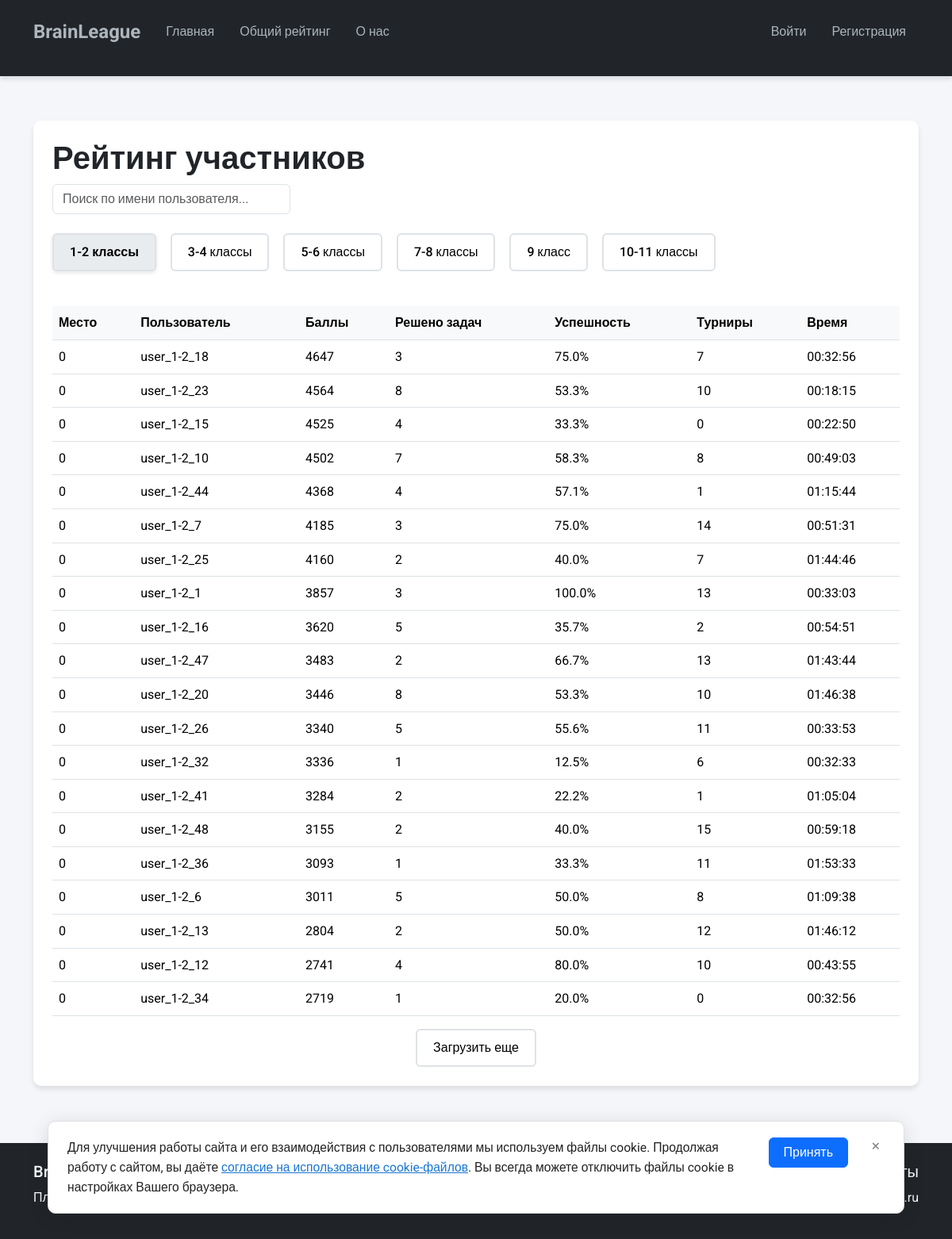
The page /rating on the database its author committed.
### app.py (models this page shows, shortened)
class User(UserMixin, db.Model):
    id = db.Column(db.Integer, primary_key=True)
    username = db.Column(db.String(80), unique=True, nullable=False, index=True)
    email = db.Column(db.String(120), unique=True, nullable=False)
    hashed_password = db.Column(db.String(128), nullable=False, index=True)
    phone = db.Column(db.String(20), unique=True, nullable=True)
    parent_name = db.Column(db.String(100), nullable=True)
    grade = db.Column(db.Integer, nullable=True)
    is_admin = db.Column(db.Boolean, default=False)
    is_active = db.Column(db.Boolean, default=False, index=True)
    is_blocked = db.Column(db.Boolean, default=False, index=True)
    block_reason = db.Column(db.Text, nullable=True)
    email_confirmation_token = db.Column(db.String(100), unique=True, nullable=True, index=True)
    session_token = db.Column(db.String(100), unique=True, nullable=True, index=True)
    temp_password = db.Column(db.String(128), nullable=True)
    reset_password_token = db.Column(db.String(100), unique=True, nullable=True, index=True)
    reset_password_token_expires = db.Column(db.DateTime, nullable=True)
    category = db.Column(db.String(50), nullable=True, index=True)
    category_rank = db.Column(db.Integer, nullable=True, index=True)
    balance = db.Column(db.Integer, default=0)
    tickets = db.Column(db.Integer, default=0)
    tournaments_count = db.Column(db.Integer, default=0)
    total_tournament_time = db.Column(db.Integer, default=0)
    created_at = db.Column(db.DateTime, default=datetime.utcnow)
    updated_at = db.Column(db.DateTime, default=datetime.utcnow, onupdate=datetime.utcnow)
    tournaments = db.relationship('Tournament',
                                secondary='tournament_participation',
                                back_populates='participants',
                                lazy='dynamic',
                                overlaps="tournament_participations")
    tournament_participations = db.relationship('TournamentParticipation',
                                             back_populates='user',
                                             cascade='all, delete-orphan',
                                             overlaps="tournaments,participants")

### app.py (the view, shortened to what this page needs)
@app.route('/rating')
def rating():
    page = request.args.get('page', 1, type=int)
    per_page = 20  # количество пользователей на страницу для каждой категории
    from sqlalchemy import func, case
    users_by_category = {}
    categories = ['1-2', '3-4', '5-6', '7-8', '9', '10-11']
    for category in categories:
        users_stats = (
            db.session.query(
                User,
                func.count(SolvedTask.id).label('solved_tasks_count'),
                func.sum(case((SolvedTask.is_correct == True, 1), else_=0)).label('correct_tasks_count')
            )
            .outerjoin(SolvedTask, User.id == SolvedTask.user_id)
            .filter(User.is_admin == False, User.category == category)
            .group_by(User.id)
            .order_by(User.balance.desc())
            .limit(per_page)
            .offset((page - 1) * per_page)
            .all()
        )
        users = []
        for user, solved_tasks_count, correct_tasks_count in users_stats:
            user.solved_tasks_count = correct_tasks_count or 0
            user.success_rate = round((correct_tasks_count / solved_tasks_count * 100) if solved_tasks_count else 0, 1)
            users.append(user)
        users_by_category[category] = {
            'users': users,
            'has_next': len(users) == per_page
        }
    user_rank = None
    if current_user.is_authenticated and not current_user.is_admin:
        user_rank = get_user_rank(current_user.id)
    return render_template('rating.html',
                         users_by_category=users_by_category,
                         user_rank=user_rank)

### app.py (called while the page is built)
@app.before_request
def before_request():
    thread_local.db = db.create_scoped_session()
    update_tournament_status()
    if current_user.is_authenticated:
        if not check_user_activity():
            logout_user()
            flash('Ваша сессия была завершена из-за длительного отсутствия активности', 'warning')
            return redirect(url_for('login'))
        update_user_activity()

@app.teardown_request
def teardown_request(exception=None):
    if hasattr(thread_local, 'db'):
        thread_local.db.remove()

@app.teardown_appcontext
def shutdown_session(exception=None):
    db.session.remove()

def update_tournament_status():
    now = datetime.utcnow() + timedelta(hours=3)  # Московское время
    tournaments = Tournament.query.filter(Tournament.status != 'finished').all()
    for tournament in tournaments:
        if tournament.start_date <= now and now <= tournament.start_date + timedelta(minutes=tournament.duration):
            tournament.status = 'started'
        elif now > tournament.start_date + timedelta(minutes=tournament.duration):
            tournament.status = 'finished'
    db.session.commit()

@app.after_request
def after_request(response):
    if response.status_code == 200 and request.endpoint in ['submit_answer', 'buy_tickets', 'use_tickets']:
        update_category_ranks()
    return response

### templates/rating.html (shortened to what this page needs)
{% extends "base.html" %}
{% block content %}
<div class="container mt-4">
    <div class="card">
        <div class="card-body">
            <h2 class="card-title mb-4">Рейтинг участников</h2>
            <div class="mb-4">
                <input type="text" id="searchInput" class="form-control" placeholder="Поиск по имени пользователя...">
            </div>
            <div class="nav nav-pills mb-4" id="categoryTabs" role="tablist">
                <button class="btn btn-outline-primary me-2 active" data-category="1-2" role="tab">1-2 классы</button>
                <button class="btn btn-outline-primary me-2" data-category="3-4" role="tab">3-4 классы</button>
                <button class="btn btn-outline-primary me-2" data-category="5-6" role="tab">5-6 классы</button>
                <button class="btn btn-outline-primary me-2" data-category="7-8" role="tab">7-8 классы</button>
                <button class="btn btn-outline-primary me-2" data-category="9" role="tab">9 класс</button>
                <button class="btn btn-outline-primary" data-category="10-11" role="tab">10-11 классы</button>
            </div>
            <div class="tab-content">
                {% for category in ['1-2', '3-4', '5-6', '7-8', '9', '10-11'] %}
                <div class="tab-pane fade {% if category == '1-2' %}show active{% endif %}" id="tab-{{ category }}" role="tabpanel">
                    <div class="table-responsive">
                        <table class="table table-hover">
                            <thead>
                                <tr>
                                    <th>Место</th>
                                    <th>Пользователь</th>
                                    <th>Баллы</th>
                                    <th>Решено задач</th>
                                    <th>Успешность</th>
                                    <th>Турниры</th>
                                    <th>Время</th>
                                </tr>
                            </thead>
                            <tbody id="table-{{ category }}">
                                {% for user in users_by_category[category]['users'] %}
                                <tr>
                                    <td>{{ user.category_rank }}</td>
                                    <td>{{ user.username }}</td>
                                    <td>{{ user.balance }}</td>
                                    <td>{{ user.solved_tasks_count }}</td>
                                    <td>{{ user.success_rate }}%</td>
                                    <td>{{ user.tournaments_count }}</td>
                                    <td>{{ "%02d:%02d:%02d"|format((user.total_tournament_time // 3600)|int, ((user.total_tournament_time % 3600) // 60)|int, (user.total_tournament_time % 60)|int) }}</td>
                                </tr>
                                {% endfor %}
                            </tbody>
                        </table>
                        <div class="text-center mt-3" id="load-more-{{ category }}">
                            {% if users_by_category[category]['has_next'] %}
                            <button class="btn btn-outline-primary load-more-btn" data-category="{{ category }}" data-page="2">
                                Загрузить еще
                            </button>
                            {% endif %}
                        </div>
                    </div>
                </div>
                {% endfor %}
            </div>
        </div>
    </div>
</div>
{% endblock %}

### templates/base.html (shortened to what this page needs)
<!DOCTYPE html>
<html lang="ru">
<head>
    <link href="https://cdn.jsdelivr.net/npm/bootstrap@5.3.2/dist/css/bootstrap.min.css" rel="stylesheet">
    <link rel="stylesheet" href="{{ url_for('static', filename='css/style.css') }}">
    <link rel="stylesheet" href="https://cdn.jsdelivr.net/npm/bootstrap-icons@1.11.1/font/bootstrap-icons.css">
    <link rel="stylesheet" href="https://cdnjs.cloudflare.com/ajax/libs/font-awesome/6.4.0/css/all.min.css">
</head>
<body>
    <nav class="navbar navbar-expand-lg navbar-dark bg-dark">
        <div class="container">
            <a class="navbar-brand" href="{{ url_for('home') }}">BrainLeague</a>
            <div class="collapse navbar-collapse" id="navbarNav">
                <ul class="navbar-nav me-auto">
                    <li class="nav-item">
                        <a class="nav-link" href="{{ url_for('home') }}">Главная</a>
                    </li>
                    <li class="nav-item">
                        <a class="nav-link" href="{{ url_for('rating') }}">Общий рейтинг</a>
                    </li>
                    <li class="nav-item">
                        <a class="nav-link" href="{{ url_for('about') }}">О нас</a>
                    </li>
                </ul>
                <ul class="navbar-nav">
                    {% if current_user.is_authenticated %}
                        {% if current_user.is_admin %}
                            <li class="nav-item">
                                <a class="nav-link" href="{{ url_for('admin_dashboard') }}">Панель администратора</a>
                            </li>
                        {% else %}
                            <li class="nav-item">
                                <a class="nav-link" href="{{ url_for('profile') }}">Личный кабинет</a>
                            </li>
                        {% endif %}
                        <li class="nav-item">
                            <a class="nav-link" href="{{ url_for('logout') }}">Выйти</a>
                        </li>
                    {% else %}
                        <li class="nav-item">
                            <a class="nav-link" href="{{ url_for('login') }}">Войти</a>
                        </li>
                        <li class="nav-item">
                            <a class="nav-link" href="{{ url_for('register') }}">Регистрация</a>
                        </li>
                    {% endif %}
                </ul>
            </div>
        </div>
    </nav>
    <main>
        {% block content %}{% endblock %}
    </main>
    <footer class="bg-dark text-light">
        <div class="container py-4">
            <div class="row">
                <div class="col-md-6">
                    <h5>BrainLeague</h5>
                    <p>Платформа для проведения онлайн-турниров</p>
                </div>
                <div class="col-md-6 text-md-end">
                    <h5>Контакты</h5>
                    <p>Email: info@school-tournaments.ru</p>
                </div>
            </div>
        </div>
    </footer>
    <div class="cookie-banner" id="cookieBanner" style="display:none;">
        <div class="cookie-banner__text">
            Для улучшения работы сайта и его взаимодействия с пользователями мы используем файлы cookie. Продолжая работу с сайтом, вы даёте <a href="#" target="_blank">согласие на использование cookie-файлов</a>. Вы всегда можете отключить файлы cookie в настройках Вашего браузера.
        </div>
        <button class="btn btn-primary cookie-banner__btn" id="acceptCookiesBtn">Принять</button>
        <button class="cookie-banner__close" id="closeCookieBanner" title="Закрыть">&times;</button>
    </div>
</body>
</html>

### static/css/style.css (style rules this page uses)
:root { --primary-color: #4a90e2; --secondary-color: #2c3e50; --accent-color: #e74c3c; --success-color: #2ecc71; --warning-color: #f1c40f; --danger-color: #e74c3c; --light-bg: #f8f9fa; --dark-bg: #2c3e50; --text-color: #2c3e50; --text-light: #7f8c8d; --border-radius: 10px; --box-shadow: 0 4px 6px rgba(0, 0, 0, 0.1); --transition: all 0.3s ease; }
body { font-family: 'Roboto', sans-serif; color: var(--text-color); background-color: #f5f6fa; line-height: 1.6; min-height: 100vh; display: flex; flex-direction: column; }
h1, h2, h3, h4, h5, h6 { font-family: 'Roboto', sans-serif; font-weight: 500; }
main { flex: 1; display: flex; padding: 2rem 0; }
.container { padding-bottom: 1rem; }
.card { border: none; border-radius: var(--border-radius); box-shadow: var(--box-shadow); transition: var(--transition); background: white; margin-bottom: 1.5rem; }
.card-body { padding: 1.5rem; }
.navbar { background-color: white; box-shadow: var(--box-shadow); padding: 1rem 0; }
.navbar-brand { font-weight: 700; color: #adb5bd !important; font-size: 1.5rem; }
.nav-link { color: #adb5bd !important; font-weight: 500; transition: var(--transition); padding: 0.5rem 1rem !important; border-radius: var(--border-radius); }
footer { margin-top: auto; }
.card-title { font-size: 1.25rem; font-weight: 600; margin-bottom: 1rem; color: #212529; }
body { font-family: 'Roboto', sans-serif; min-height: 100vh; display: flex; flex-direction: column; }
main { flex: 1; }
.btn { transition: all 0.3s ease; }
.table-responsive { border-radius: 0.375rem; overflow: hidden; }
.table th { background-color: #f8f9fa; font-weight: 500; }
.card-title.mb-4 { font-size: 2.5rem; font-weight: 600; color: #212529; margin-bottom: 0.5rem !important; }

### templates/base.html (style rules this page uses)
.cookie-banner { position: fixed; left: 50%; bottom: 32px; transform: translateX(-50%); z-index: 2000; width: 90vw; max-width: 1200px; min-width: 320px; background: #fff; box-shadow: 0 4px 24px rgba(0,0,0,0.12); border-radius: 10px; padding: 20px 24px 20px 24px; display: flex; align-items: flex-start; gap: 16px; font-size: 1rem; color: #222; border: 1px solid #e0e0e0; }
.cookie-banner__text { flex: 1 1 auto; font-size: 0.98rem; }
.cookie-banner__text a { color: #1976d2; text-decoration: underline; }
.cookie-banner__btn { white-space: nowrap; min-width: 100px; }
.cookie-banner__close { background: none; border: none; font-size: 1.2rem; color: #888; margin-left: 8px; cursor: pointer; line-height: 1; }

### templates/rating.html (style rules this page uses)
.nav-pills { display: flex; flex-wrap: wrap; gap: 10px; }
.btn-outline-primary { font-weight: 500; padding: 10px 20px; border-width: 2px; color: #000; border-color: #dee2e6; transition: all 0.3s ease; }
.btn-outline-primary.active { background-color: #e9ecef; border-color: #dee2e6; color: #000; font-weight: 600; box-shadow: 0 2px 5px rgba(0,0,0,0.1); }
.table { margin-top: 20px; }
.table th { background-color: #f8f9fa; font-weight: 600; }
#searchInput { max-width: 300px; margin-bottom: 20px; }
.load-more-btn { min-width: 150px; }

### rows shown on the page
User: category_rank "0", username "user_1-2_18", balance "4647", solved_tasks_count "3", success_rate "75.0", tournaments_count "7", total_tournament_time "00:32:56"
User: category_rank "0", username "user_1-2_23", balance "4564", solved_tasks_count "8", success_rate "53.3", tournaments_count "10", total_tournament_time "00:18:15"
User: category_rank "0", username "user_1-2_15", balance "4525", solved_tasks_count "4", success_rate "33.3", tournaments_count "0", total_tournament_time "00:22:50"
User: category_rank "0", username "user_1-2_10", balance "4502", solved_tasks_count "7", success_rate "58.3", tournaments_count "8", total_tournament_time "00:49:03"
User: category_rank "0", username "user_1-2_44", balance "4368", solved_tasks_count "4", success_rate "57.1", tournaments_count "1", total_tournament_time "01:15:44"
User: category_rank "0", username "user_1-2_7", balance "4185", solved_tasks_count "3", success_rate "75.0", tournaments_count "14", total_tournament_time "00:51:31"
User: category_rank "0", username "user_1-2_25", balance "4160", solved_tasks_count "2", success_rate "40.0", tournaments_count "7", total_tournament_time "01:44:46"
User: category_rank "0", username "user_1-2_1", balance "3857", solved_tasks_count "3", success_rate "100.0", tournaments_count "13", total_tournament_time "00:33:03"
User: category_rank "0", username "user_1-2_16", balance "3620", solved_tasks_count "5", success_rate "35.7", tournaments_count "2", total_tournament_time "00:54:51"
User: category_rank "0", username "user_1-2_47", balance "3483", solved_tasks_count "2", success_rate "66.7", tournaments_count "13", total_tournament_time "01:43:44"
User: category_rank "0", username "user_1-2_20", balance "3446", solved_tasks_count "8", success_rate "53.3", tournaments_count "10", total_tournament_time "01:46:38"
User: category_rank "0", username "user_1-2_26", balance "3340", solved_tasks_count "5", success_rate "55.6", tournaments_count "11", total_tournament_time "00:33:53"
User: category_rank "0", username "user_1-2_32", balance "3336", solved_tasks_count "1", success_rate "12.5", tournaments_count "6", total_tournament_time "00:32:33"
User: category_rank "0", username "user_1-2_41", balance "3284", solved_tasks_count "2", success_rate "22.2", tournaments_count "1", total_tournament_time "01:05:04"
User: category_rank "0", username "user_1-2_48", balance "3155", solved_tasks_count "2", success_rate "40.0", tournaments_count "15", total_tournament_time "00:59:18"
User: category_rank "0", username "user_1-2_36", balance "3093", solved_tasks_count "1", success_rate "33.3", tournaments_count "11", total_tournament_time "01:53:33"
User: category_rank "0", username "user_1-2_6", balance "3011", solved_tasks_count "5", success_rate "50.0", tournaments_count "8", total_tournament_time "01:09:38"
User: category_rank "0", username "user_1-2_13", balance "2804", solved_tasks_count "2", success_rate "50.0", tournaments_count "12", total_tournament_time "01:46:12"
User: category_rank "0", username "user_1-2_12", balance "2741", solved_tasks_count "4", success_rate "80.0", tournaments_count "10", total_tournament_time "00:43:55"
User: category_rank "0", username "user_1-2_34", balance "2719", solved_tasks_count "1", success_rate "20.0", tournaments_count "0", total_tournament_time "00:32:56"
